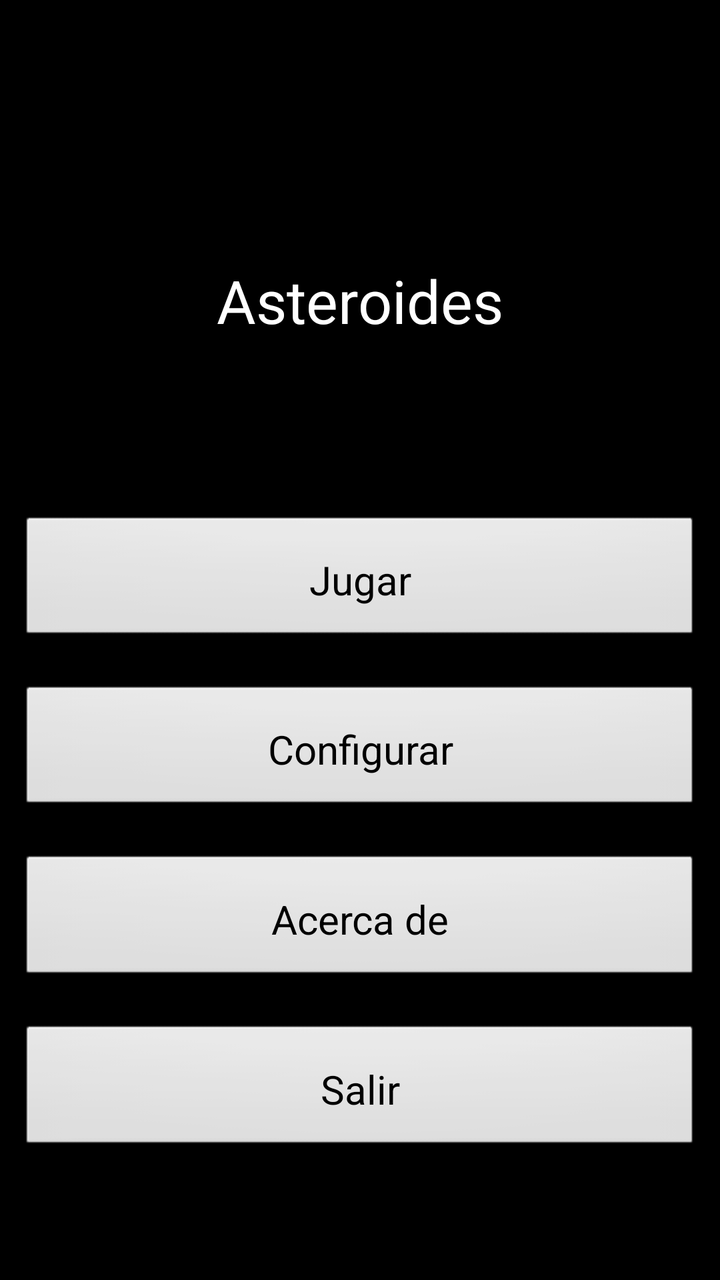
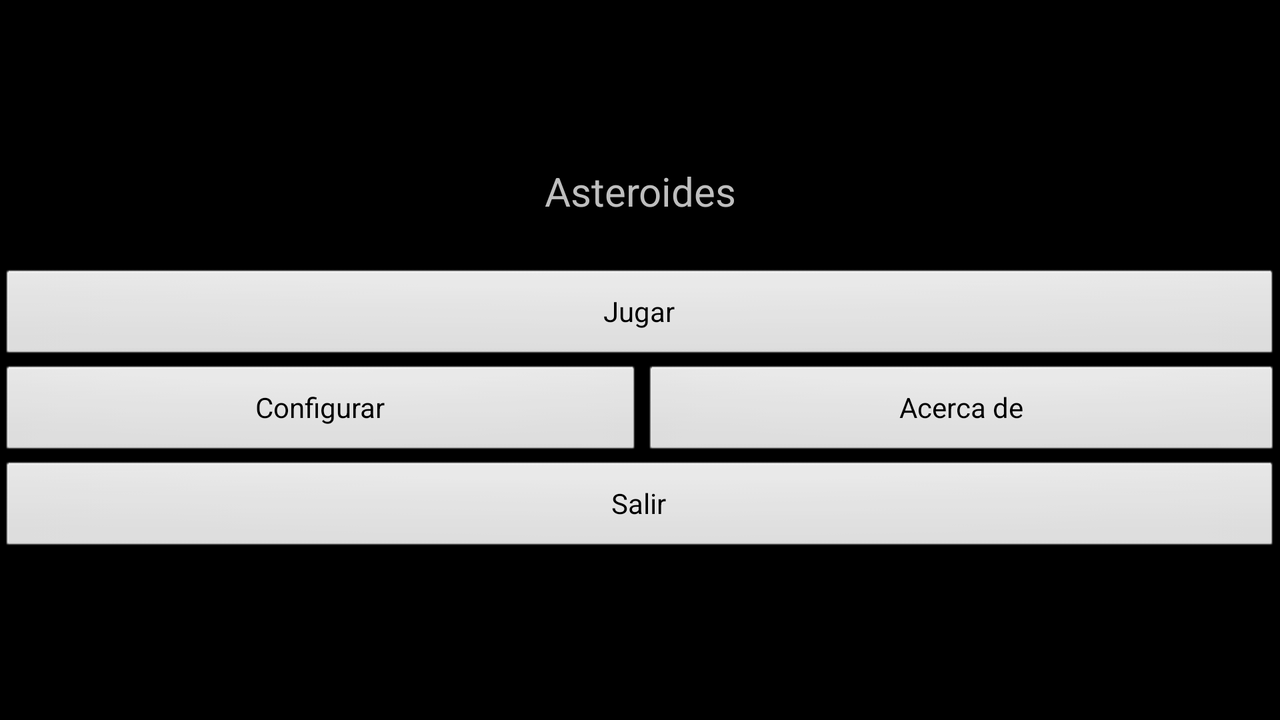

An Android layout and its configuration variant, each rendered on a device that would load it. The default file and the variant file are quoted in full after the pictures.
<!-- AndroidManifest.xml: application theme TemaAsteroides -->
<!-- res/layout/main.xml -->
<LinearLayout xmlns:android="http://schemas.android.com/apk/res/android"
    xmlns:tools="http://schemas.android.com/tools"
    android:id="@+id/LinearLayout1"
    android:layout_width="match_parent"
    android:layout_height="match_parent"
    android:background="@android:color/black"
    android:gravity="center"
    android:orientation="vertical"
    android:paddingBottom="@dimen/activity_vertical_margin"
    android:paddingLeft="@dimen/activity_horizontal_margin"
    android:paddingRight="@dimen/activity_horizontal_margin"
    android:paddingTop="@dimen/activity_vertical_margin"    
    tools:context=".Asteroides" >

    <TextView
        android:id="@+id/textView1"
        android:layout_width="fill_parent"
        android:layout_height="wrap_content"
        android:layout_weight="1"
        android:text="" />

    <TextView
        android:layout_width="fill_parent"
        android:layout_height="wrap_content"
        style="@style/TextoAsteroides"
        android:layout_weight="4"
        android:text="@string/app_name" />

    <Button
        android:layout_width="fill_parent"
        android:layout_height="wrap_content"
        android:id="@+id/button1"
        style="@style/TextoAsteroides.botones"
        android:layout_weight="0.5"
        android:text="@string/boton_Jugar" />

    <Button
        android:id="@+id/button2"
        style="@style/TextoAsteroides.botones"
        android:layout_width="fill_parent"
        android:layout_height="wrap_content"
        android:layout_weight="0.5"
        android:onClick="lanzarPreferencias"
        android:text="@string/boton_Configuracion" />

    <Button
        android:id="@+id/button3"
        style="@style/TextoAsteroides.botones"
        android:layout_width="fill_parent"
        android:layout_height="wrap_content"
        android:layout_weight="0.5"
        android:onClick="lanzarAcercaDe"
        android:text="@string/boton_AcercaDe" />

    <Button
        android:id="@+id/button5"
        style="@style/TextoAsteroides.botones"
        android:layout_width="fill_parent"
        android:layout_height="wrap_content"
        android:layout_weight="0.5"
        android:text="@string/boton_Salir" />

    <TextView
        android:id="@+id/TextView01"
        android:layout_width="fill_parent"
        android:layout_height="wrap_content"
        android:layout_weight="1" />

</LinearLayout>
<!-- resources referenced by this layout -->
<resources>
  <string name="app_name">Asteroides</string>
  <string name="boton_AcercaDe">Acerca de</string>
  <string name="boton_Configuracion">Configurar</string>
  <string name="boton_Jugar">Jugar</string>
  <string name="boton_Salir">Salir</string>
  <style name="TextoAsteroides">
          <item name="android:layout_gravity">center</item>
          <item name="android:layout_margin">10dp</item>
          <item name="android:gravity">center</item>
          <item name="android:textColor">@android:color/white</item>
  		<item name="android:textSize">30sp</item>
      </style>
  <style name="TextoAsteroides.botones">
          <item name="android:layout_weight">0.5</item>
          <item name="android:textColor">@android:color/black</item>
  		<item name="android:textSize">20sp</item>
  		<item name="android:padding">10dp</item>
  	</style>
  <style name="TemaAsteroides" parent="@android:style/Theme.NoTitleBar" />
</resources>
<!-- res/layout-land/main.xml (the repository's variant of the layout above) -->
<!-- drawn on the phone turned sideways -->
<LinearLayout xmlns:android="http://schemas.android.com/apk/res/android"
    xmlns:tools="http://schemas.android.com/tools"
    android:id="@+id/LinearLayout1"
    android:layout_width="match_parent"
    android:layout_height="match_parent"
    android:gravity="center"
    android:orientation="vertical"
    android:paddingBottom="@dimen/activity_vertical_margin"
    android:paddingLeft="@dimen/activity_horizontal_margin"
    android:paddingRight="@dimen/activity_horizontal_margin"
    android:paddingTop="@dimen/activity_vertical_margin"
    android:background="#00000000"
    tools:context=".Asteroides" >

    <TextView
        android:layout_width="match_parent"
        android:layout_height="wrap_content"
        android:layout_gravity="center"
        android:layout_marginBottom="25dp"
        android:gravity="center"
        android:text="@string/app_name"
        android:textSize="20sp" />

    <TableLayout
        android:layout_width="match_parent"
        android:layout_height="wrap_content" >

        <TableRow
            android:id="@+id/tableRow1"
            android:layout_width="match_parent"
            android:layout_height="0dp"
            android:layout_weight="1" >

            <Button
                android:id="@+id/button1"
                android:layout_width="match_parent"
                android:layout_height="wrap_content"
                android:layout_weight="1"
                android:text="@string/boton_Jugar" />
        </TableRow>

        <TableRow
            android:id="@+id/tableRow2"
            android:layout_width="match_parent"
            android:layout_height="0dp"
            android:layout_weight="1" >

            <Button
                android:id="@+id/button2"
                android:layout_width="match_parent"
                android:layout_height="wrap_content"
                android:layout_weight="1"
                android:onClick="lanzarPreferencias"
                android:text="@string/boton_Configuracion" />

            <Button
                android:id="@+id/button3"
                android:layout_width="match_parent"
                android:layout_height="wrap_content"
                android:layout_weight="1"
                android:text="@string/boton_AcercaDe" />
        </TableRow>

    </TableLayout>

    <TableRow
        android:id="@+id/tableRow3"
        android:layout_width="match_parent"
        android:layout_height="wrap_content" >

        <Button
            android:id="@+id/button5"
            android:layout_width="match_parent"
            android:layout_height="wrap_content"
            android:layout_weight="1"
            android:text="@string/boton_Salir" />
    </TableRow>

</LinearLayout>
<!-- resources referenced by the variant -->
<!-- as the phone turned sideways resolves them -->
<resources>
  <string name="app_name">Asteroides</string>
  <string name="boton_AcercaDe">Acerca de</string>
  <string name="boton_Configuracion">Configurar</string>
  <string name="boton_Jugar">Jugar</string>
  <string name="boton_Salir">Salir</string>
  <style name="TemaAsteroides" parent="@android:style/Theme.NoTitleBar" />
</resources>
